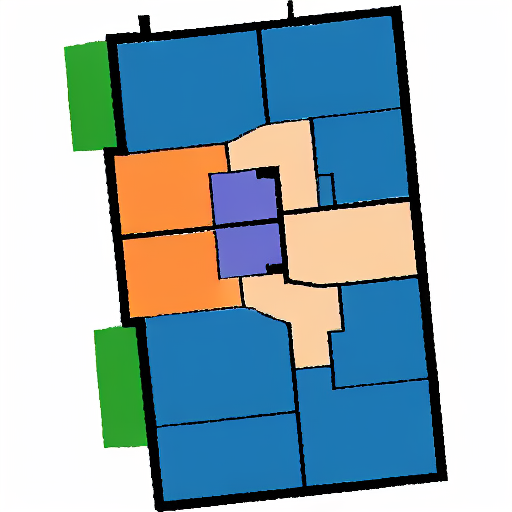
#> input picture examples/post_processimg.png, 512 x 512 px, found by its file name
$ python post_process.py
#> lines starting #> are read from the running program, lines starting #| are printed output that depends on the picture
import cv2
import numpy as np
import matplotlib.pyplot as plt
from sklearn.cluster import KMeans

def cluster_with_position(image_path, num_clusters=14, use_position=True):
    # Load the image
#> called with image_path = 'examples/post_processimg.png', num_clusters = 7, use_position = False
    image = cv2.imread(image_path)
#> image is the input picture: shape (512, 512, 3); mean B, G, R 183.2, 174.5, 151.5
    image_rgb = cv2.cvtColor(image, cv2.COLOR_BGR2RGB)
    h, w, c = image_rgb.shape
#> h = 512; w = 512; c = 3

    # Prepare pixel data: [R, G, B] + optional [X, Y]
    X, Y = np.meshgrid(np.arange(w), np.arange(h))  # Coordinate grid
    pixels = image_rgb.reshape(-1, 3)

    if use_position:
        # Append normalized spatial positions to the pixel colors
        positions = np.column_stack((X.ravel(), Y.ravel()))
        positions = positions / np.max(positions)  # Normalize to [0, 1]
        pixels = np.hstack((pixels, positions))

    # Apply KMeans clustering
    kmeans = KMeans(n_clusters=num_clusters, random_state=42)
    kmeans.fit(pixels)
    labels = kmeans.labels_

    # Repaint the image with cluster centers (color part only)
    cluster_centers = kmeans.cluster_centers_[:, :3].astype(int)  # Ignore positions
    clustered_image = cluster_centers[labels].reshape(h, w, c)

    # Display the results
    fig, axes = plt.subplots(1, 2, figsize=(12, 6))
    axes[0].imshow(image_rgb)
    axes[0].set_title("Original Image")
    axes[0].axis("off")

    axes[1].imshow(clustered_image)
    axes[1].set_title(f"Image Clustered with Position = {use_position}")
    axes[1].axis("off")

    plt.show()
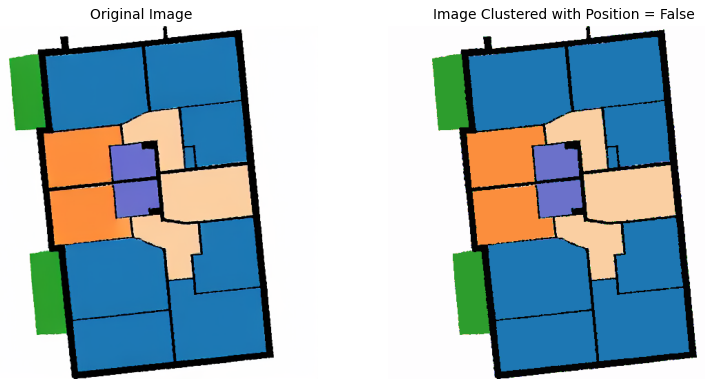
#> figure drawn by matplotlib, 2 panels

    return clustered_image, cluster_centers

# Parameters

image_path = 'examples/post_processimg.png'


num_clusters = 7

# Run clustering with spatial positions
clustered_image, dominant_colors = cluster_with_position(image_path, num_clusters, use_position=False)

# Output dominant colors
print("Dominant Colors (RGB):")
plt.figure(figsize=(12, 15))
for idx, color in enumerate(dominant_colors):
    print(f"Cluster {idx+1}: {tuple(color)}")
    mask = (clustered_image == color).all(axis=-1)
    if np.array_equal(color, np.array([255, 255, 255])):
        continue
    plt.subplot(4, 3, idx+1)
    # use the color that is painted with the dominant color to represent the mask in matplotlib, the background is white
    cmap = plt.cm.colors.ListedColormap([[1, 1, 1], color/255])
    plt.imshow(mask, cmap=cmap)
    plt.title(f"Cluster {idx+1}")
    # remove the numbers on the x, y axis
    plt.xticks([])
    plt.yticks([])
plt.show()
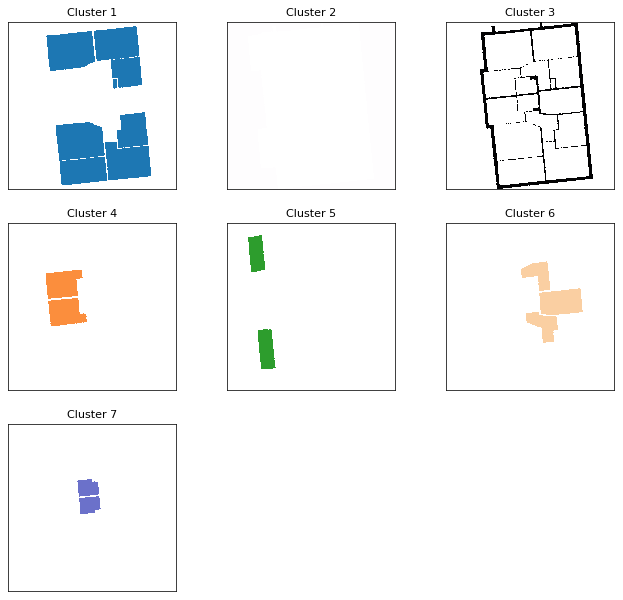
#> figure drawn by matplotlib, 7 panels
plt.savefig('31_s_clusters.png')

$ run again, with examples/1005_s.png copied over examples/post_processimg.png
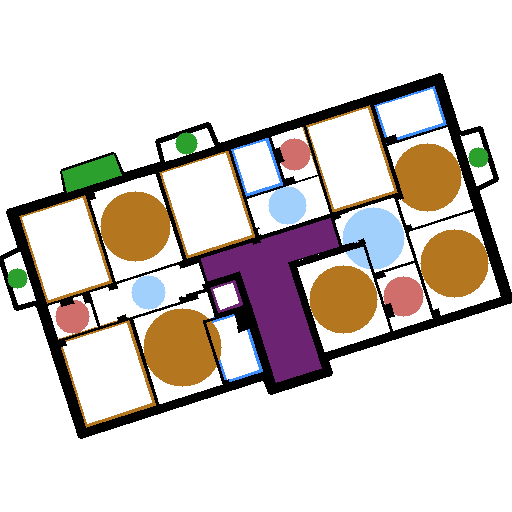
#> input picture examples/1005_s.png, 512 x 512 px, found by its file name
#> in cluster_with_position, image is the input picture: shape (512, 512, 3); mean B, G, R 203.8, 208.2, 214.9
#> in cluster_with_position, `plt.show()`:
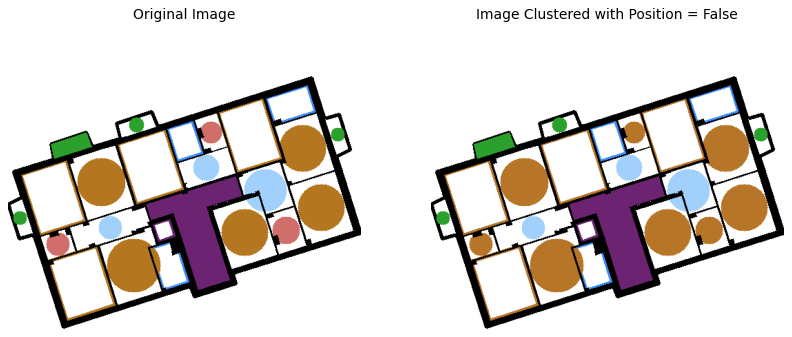
#> figure drawn by matplotlib, 2 panels

$ run again, with examples/31.png copied over examples/post_processimg.png
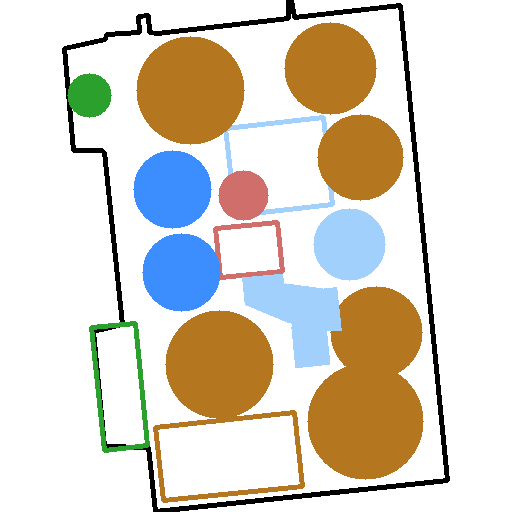
#> input picture examples/31.png, 512 x 512 px, found by its file name
#> in cluster_with_position, image is the input picture: shape (512, 512, 3); mean B, G, R 201, 213.1, 219.5
#> in cluster_with_position, `plt.show()`:
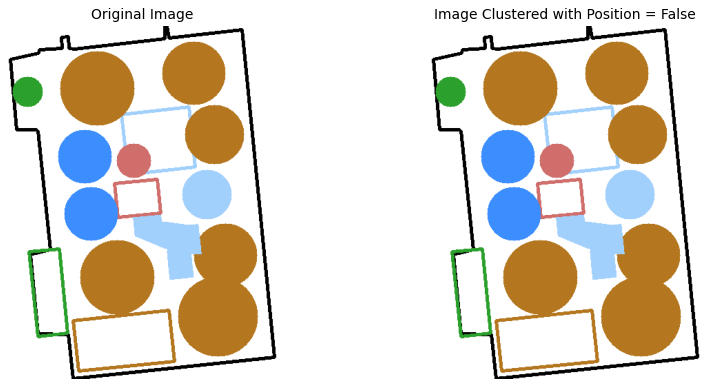
#> figure drawn by matplotlib, 2 panels
